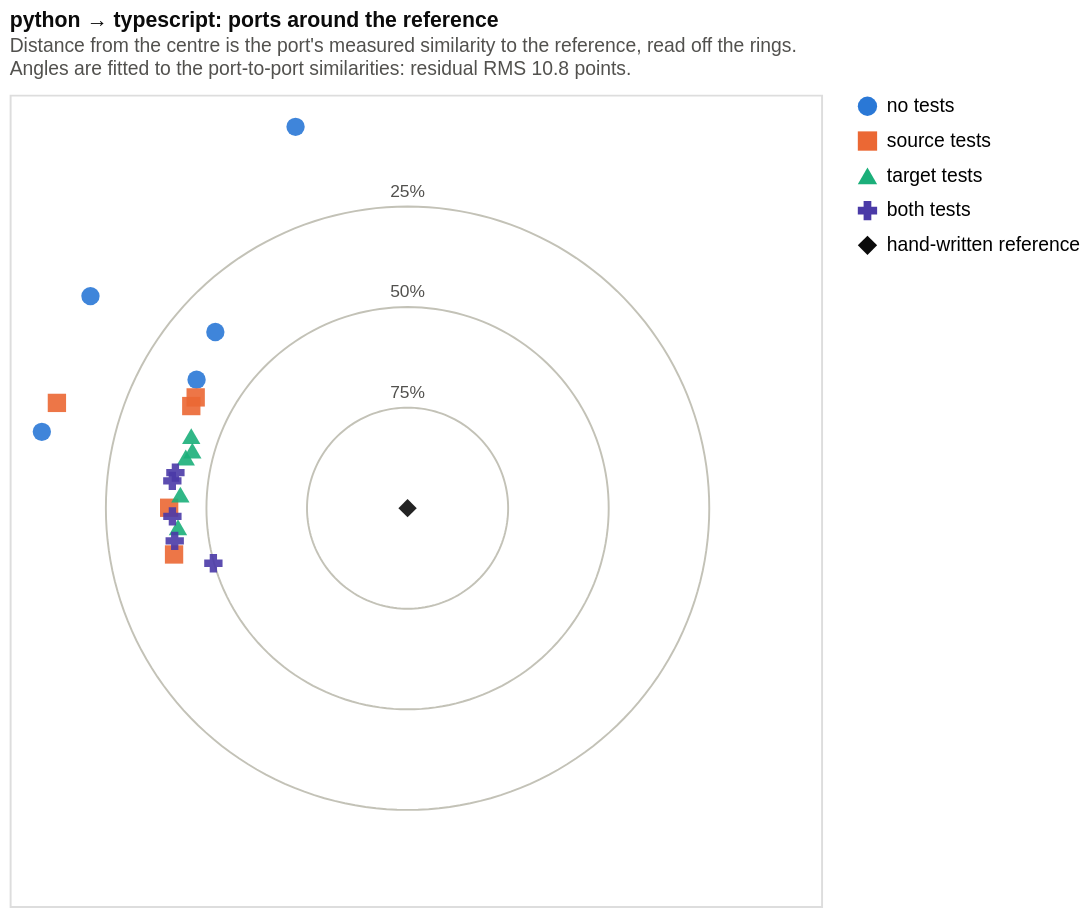

Here is the Vega-Lite specification saved for this chart:
### Vega-Lite specification from a JSON file in a GitHub repository (floating-point values rounded to 4 significant figures; data arrays with more than 128 entries replaced by an {"elided": "..."} marker saying what was removed)
{"config": {"view": {"continuousWidth": 300, "continuousHeight": 300}}, "layer": [{"data": {"name": "data-081e5b375d838cb848b5a2275d733628"}, "mark": {"type": "line", "color": "#c3c2b7", "strokeWidth": 1}, "encoding": {"detail": {"field": "ring", "type": "nominal"}, "order": {"field": "step", "type": "quantitative"}, "x": {"axis": {"domain": false, "grid": false, "labels": false, "ticks": false, "title": null}, "field": "x", "scale": {"domain": [-98.92, 102.8], "nice": false}, "type": "quantitative"}, "y": {"axis": {"domain": false, "grid": false, "labels": false, "ticks": false, "title": null}, "field": "y", "scale": {"domain": [-98.92, 102.8], "nice": false}, "type": "quantitative"}}}, {"data": {"name": "data-6336deb83cbf53bc9a8d11ebdb8acdc6"}, "mark": {"type": "text", "baseline": "bottom", "color": "#52514e", "dy": -3, "fontSize": 9}, "encoding": {"text": {"field": "ring", "type": "nominal"}, "x": {"axis": {"domain": false, "grid": false, "labels": false, "ticks": false, "title": null}, "field": "x", "scale": {"domain": [-98.92, 102.8], "nice": false}, "type": "quantitative"}, "y": {"axis": {"domain": false, "grid": false, "labels": false, "ticks": false, "title": null}, "field": "y", "scale": {"domain": [-98.92, 102.8], "nice": false}, "type": "quantitative"}}}, {"data": {"name": "data-234d690704ca1784a9a77be44e37b089"}, "mark": {"type": "point", "filled": true, "opacity": 0.9, "size": 90}, "encoding": {"color": {"field": "condition", "legend": {"symbolOpacity": 1, "title": null}, "scale": {"domain": ["no tests", "source tests", "target tests", "both tests", "hand-written reference"], "range": ["#2a78d6", "#eb6834", "#1baf7a", "#4a3aa7", "#0b0b0b"]}, "sort": ["no tests", "source tests", "target tests", "both tests", "hand-written reference"], "type": "nominal"}, "shape": {"field": "condition", "legend": {"symbolOpacity": 1, "title": null}, "scale": {"domain": ["no tests", "source tests", "target tests", "both tests", "hand-written reference"], "range": ["circle", "square", "triangle-up", "cross", "diamond"]}, "sort": ["no tests", "source tests", "target tests", "both tests", "hand-written reference"], "type": "nominal"}, "tooltip": [{"field": "port", "title": "port", "type": "nominal"}, {"field": "condition", "title": "condition", "type": "nominal"}, {"field": "reference_pct", "format": ".2f", "title": "vs reference %", "type": "quantitative"}], "x": {"axis": {"domain": false, "grid": false, "labels": false, "ticks": false, "title": null}, "field": "x", "scale": {"domain": [-98.92, 102.8], "nice": false}, "type": "quantitative"}, "y": {"axis": {"domain": false, "grid": false, "labels": false, "ticks": false, "title": null}, "field": "y", "scale": {"domain": [-98.92, 102.8], "nice": false}, "type": "quantitative"}}}], "height": 420, "title": {"text": "python → typescript: ports around the reference", "anchor": "start", "color": "#0b0b0b", "fontSize": 11, "offset": 8, "subtitle": ["Distance from the centre is the port's measured similarity to the reference, read off the rings.", "Angles are fitted to the port-to-port similarities: residual RMS 10.8 points."], "subtitleColor": "#52514e", "subtitleFontSize": 10}, "width": 420, "$schema": "https://vega.github.io/schema/vega-lite/v6.4.1.json", "datasets": {"data-081e5b375d838cb848b5a2275d733628": {"elided": "543 records"}, "data-6336deb83cbf53bc9a8d11ebdb8acdc6": [{"ring": "25%", "x": 0.0, "y": 75.0}, {"ring": "50%", "x": 0.0, "y": 50.0}, {"ring": "75%", "x": 0.0, "y": 25.0}], "data-234d690704ca1784a9a77be44e37b089": [{"run_id": "20260909T005215Z_9a3e20fe", "x": -90.92, "y": 18.99, "condition": "no tests", "reference_pct": 7.121, "port": "9a3e20fe"}, {"run_id": "20260909T024849Z_b96078c6", "x": -47.79, "y": 43.81, "condition": "no tests", "reference_pct": 35.17, "port": "b96078c6"}, {"run_id": "20260909T130706Z_31ac2789", "x": -78.83, "y": 52.72, "condition": "no tests", "reference_pct": 5.162, "port": "31ac2789"}, {"run_id": "20260909T151143Z_170b737d", "x": -27.85, "y": 94.8, "condition": "no tests", "reference_pct": 1.193, "port": "170b737d"}, {"run_id": "20260909T182714Z_2643e4be", "x": -52.45, "y": 31.95, "condition": "no tests", "reference_pct": 38.58, "port": "2643e4be"}, {"run_id": "20260909T002206Z_273cf6b9", "x": -52.67, "y": 27.54, "condition": "source tests", "reference_pct": 40.56, "port": "273cf6b9"}, {"run_id": "20260909T022216Z_19e0fe30", "x": -59.27, "y": 0.1107, "condition": "source tests", "reference_pct": 40.73, "port": "19e0fe30"}, {"run_id": "20260909T124157Z_4ee67ba2", "x": -53.77, "y": 25.39, "condition": "source tests", "reference_pct": 40.54, "port": "4ee67ba2"}, {"run_id": "20260909T144331Z_5b46f630", "x": -87.17, "y": 26.18, "condition": "source tests", "reference_pct": 8.981, "port": "5b46f630"}, {"run_id": "20260909T180307Z_280f3890", "x": -58.05, "y": -11.5, "condition": "source tests", "reference_pct": 40.82, "port": "280f3890"}, {"run_id": "20260909T004354Z_a47a3057", "x": -55.14, "y": 12.6, "condition": "target tests", "reference_pct": 43.44, "port": "a47a3057"}, {"run_id": "20260909T023701Z_e94dca40", "x": -53.5, "y": 14.31, "condition": "target tests", "reference_pct": 44.62, "port": "e94dca40"}, {"run_id": "20260909T125752Z_09b2c811", "x": -53.78, "y": 17.92, "condition": "target tests", "reference_pct": 43.31, "port": "09b2c811"}, {"run_id": "20260909T150124Z_a7cd2ee9", "x": -57.08, "y": -4.728, "condition": "target tests", "reference_pct": 42.73, "port": "a7cd2ee9"}, {"run_id": "20260909T181751Z_00b43b48", "x": -56.48, "y": 3.377, "condition": "target tests", "reference_pct": 43.42, "port": "00b43b48"}, {"run_id": "20260909T001426Z_1c28aa33", "x": -58.48, "y": 6.793, "condition": "both tests", "reference_pct": 41.13, "port": "1c28aa33"}, {"run_id": "20260909T020947Z_ffb57550", "x": -58.46, "y": -2.027, "condition": "both tests", "reference_pct": 41.5, "port": "ffb57550"}, {"run_id": "20260909T123239Z_5982b634", "x": -48.27, "y": -13.69, "condition": "both tests", "reference_pct": 49.82, "port": "5982b634"}, {"run_id": "20260909T142951Z_4ff7cdec", "x": -57.71, "y": 8.837, "condition": "both tests", "reference_pct": 41.61, "port": "4ff7cdec"}, {"run_id": "20260909T175143Z_62b61540", "x": -57.88, "y": -8.142, "condition": "both tests", "reference_pct": 41.55, "port": "62b61540"}, {"run_id": "reference", "x": 0.0, "y": 0.0, "condition": "hand-written reference", "reference_pct": 100.0, "port": "hand-written reference"}]}}
